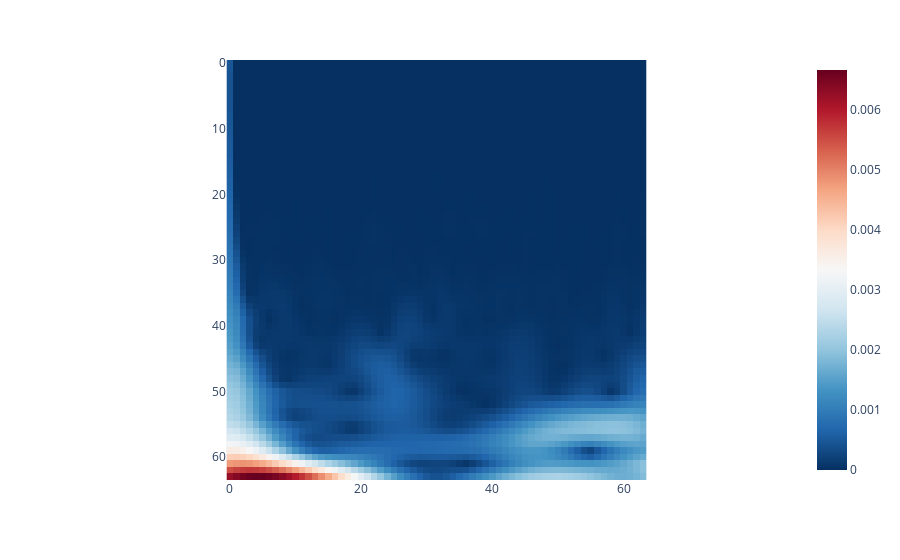

Notebook code cell kept with this figure:
### Markdown cell above
*Spectogram of the feature extracted data*

### Code cell
px.imshow(dataset.ft_extracted[0,:,:,0], color_continuous_scale='RdBu_r', aspect='equal')

### Figure 1 — Plotly figure (JSON) as saved in the notebook; plotly's stock layout.template omitted (floating-point values rounded to 4 significant figures; data arrays with more than 128 entries replaced by an {"elided": "..."} marker saying what was removed)
{"data": [{"coloraxis": "coloraxis", "hovertemplate": "x: %{x}<br>y: %{y}<br>color: %{z}<extra></extra>", "name": "0", "type": "heatmap", "xaxis": "x", "yaxis": "y", "z": {"elided": "64x64 float values"}}], "layout": {"coloraxis": {"colorscale": [[0, "rgb(5,48,97)"], [0.1, "rgb(33,102,172)"], [0.2, "rgb(67,147,195)"], [0.3, "rgb(146,197,222)"], [0.4, "rgb(209,229,240)"], [0.5, "rgb(247,247,247)"], [0.6, "rgb(253,219,199)"], [0.7, "rgb(244,165,130)"], [0.8, "rgb(214,96,77)"], [0.9, "rgb(178,24,43)"], [1, "rgb(103,0,31)"]]}, "margin": {"t": 60}, "xaxis": {"anchor": "y", "constrain": "domain", "domain": [0, 1], "scaleanchor": "y"}, "yaxis": {"anchor": "x", "autorange": "reversed", "constrain": "domain", "domain": [0, 1]}}}
